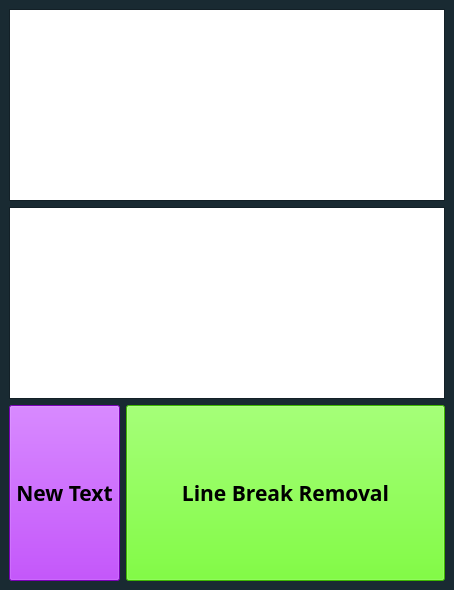
<?xml version="1.0" encoding="UTF-8"?>
<ui version="4.0">
 <class>MainWindow</class>
 <widget class="QMainWindow" name="MainWindow">
  <property name="geometry">
   <rect>
    <x>0</x>
    <y>0</y>
    <width>454</width>
    <height>590</height>
   </rect>
  </property>
  <property name="sizePolicy">
   <sizepolicy hsizetype="Preferred" vsizetype="Preferred">
    <horstretch>0</horstretch>
    <verstretch>0</verstretch>
   </sizepolicy>
  </property>
  <property name="palette">
   <palette>
    <active>
     <colorrole role="ButtonText">
      <brush brushstyle="SolidPattern">
       <color alpha="255">
        <red>242</red>
        <green>178</green>
        <blue>55</blue>
       </color>
      </brush>
     </colorrole>
     <colorrole role="Window">
      <brush brushstyle="SolidPattern">
       <color alpha="255">
        <red>25</red>
        <green>42</green>
        <blue>50</blue>
       </color>
      </brush>
     </colorrole>
    </active>
    <inactive>
     <colorrole role="ButtonText">
      <brush brushstyle="SolidPattern">
       <color alpha="255">
        <red>242</red>
        <green>178</green>
        <blue>55</blue>
       </color>
      </brush>
     </colorrole>
     <colorrole role="Window">
      <brush brushstyle="SolidPattern">
       <color alpha="255">
        <red>25</red>
        <green>42</green>
        <blue>50</blue>
       </color>
      </brush>
     </colorrole>
    </inactive>
    <disabled>
     <colorrole role="Base">
      <brush brushstyle="SolidPattern">
       <color alpha="255">
        <red>25</red>
        <green>42</green>
        <blue>50</blue>
       </color>
      </brush>
     </colorrole>
     <colorrole role="Window">
      <brush brushstyle="SolidPattern">
       <color alpha="255">
        <red>25</red>
        <green>42</green>
        <blue>50</blue>
       </color>
      </brush>
     </colorrole>
    </disabled>
   </palette>
  </property>
  <property name="windowTitle">
   <string>Line Break Removal</string>
  </property>
  <widget class="QWidget" name="centralwidget">
   <layout class="QFormLayout" name="formLayout">
    <item row="0" column="0" colspan="2">
     <widget class="QTextEdit" name="textEdit_1">
      <property name="font">
       <font>
        <family>Comic Sans MS</family>
        <pointsize>12</pointsize>
        <bold>true</bold>
       </font>
      </property>
     </widget>
    </item>
    <item row="1" column="0" colspan="2">
     <widget class="QTextEdit" name="textEdit_2">
      <property name="font">
       <font>
        <family>Comic Sans MS</family>
        <pointsize>12</pointsize>
        <bold>false</bold>
       </font>
      </property>
     </widget>
    </item>
    <item row="3" column="0">
     <widget class="QPushButton" name="btn_1">
      <property name="sizePolicy">
       <sizepolicy hsizetype="Expanding" vsizetype="Fixed">
        <horstretch>111</horstretch>
        <verstretch>111</verstretch>
       </sizepolicy>
      </property>
      <property name="minimumSize">
       <size>
        <width>111</width>
        <height>111</height>
       </size>
      </property>
      <property name="maximumSize">
       <size>
        <width>333</width>
        <height>333</height>
       </size>
      </property>
      <property name="font">
       <font>
        <family>Segoe Script</family>
        <pointsize>16</pointsize>
        <italic>false</italic>
        <bold>true</bold>
       </font>
      </property>
      <property name="styleSheet">
       <string notr="true">QPushButton{
	font: 700 16pt &quot;Segoe Script&quot;;
	background-color: rgb(170, 0, 255);
}</string>
      </property>
      <property name="text">
       <string>New Text</string>
      </property>
     </widget>
    </item>
    <item row="3" column="1">
     <widget class="QPushButton" name="btn_2">
      <property name="enabled">
       <bool>true</bool>
      </property>
      <property name="sizePolicy">
       <sizepolicy hsizetype="Minimum" vsizetype="Expanding">
        <horstretch>0</horstretch>
        <verstretch>0</verstretch>
       </sizepolicy>
      </property>
      <property name="minimumSize">
       <size>
        <width>111</width>
        <height>111</height>
       </size>
      </property>
      <property name="maximumSize">
       <size>
        <width>333</width>
        <height>333</height>
       </size>
      </property>
      <property name="font">
       <font>
        <family>Segoe Script</family>
        <pointsize>16</pointsize>
        <italic>false</italic>
        <bold>true</bold>
       </font>
      </property>
      <property name="styleSheet">
       <string notr="true">QPushButton{
	font: 700 16pt &quot;Segoe Script&quot;;
	background-color: rgb(85, 255, 0);
}</string>
      </property>
      <property name="text">
       <string>Line Break Removal</string>
      </property>
      <property name="iconSize">
       <size>
        <width>16</width>
        <height>16</height>
       </size>
      </property>
     </widget>
    </item>
   </layout>
  </widget>
 </widget>
 <resources/>
 <connections/>
</ui>
